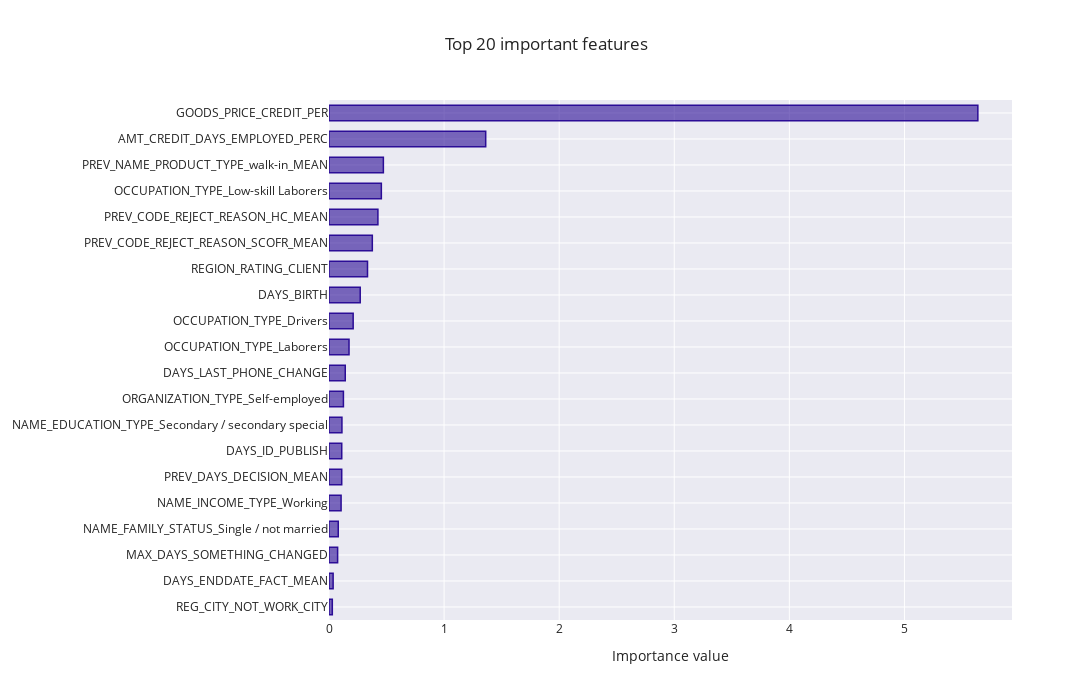

The notebook cell this image was saved under:
### Code cell
# Feature importance for model
feature_importance_plot(pipe[-1].coef_[0],train,
                        (LOG,run,'Modele/[Out of bag]/')
                       )

### Figure 1 — Plotly figure (JSON) as saved in the notebook; plotly's stock layout.template omitted (floating-point values rounded to 4 significant figures)
{"data": [{"marker": {"color": "rgba(43, 13, 150, 0.6)", "line": {"color": "rgba(43, 13, 150, 1.0)", "width": 1.5}}, "orientation": "h", "type": "bar", "x": [0.0288, 0.03581, 0.07486, 0.08045, 0.105, 0.1105, 0.1107, 0.1123, 0.1253, 0.1412, 0.174, 0.2099, 0.2713, 0.3346, 0.3764, 0.4249, 0.4548, 0.4724, 1.361, 5.638], "y": ["REG_CITY_NOT_WORK_CITY", "DAYS_ENDDATE_FACT_MEAN", "MAX_DAYS_SOMETHING_CHANGED", "NAME_FAMILY_STATUS_Single / not married", "NAME_INCOME_TYPE_Working", "PREV_DAYS_DECISION_MEAN", "DAYS_ID_PUBLISH", "NAME_EDUCATION_TYPE_Secondary / secondary special", "ORGANIZATION_TYPE_Self-employed", "DAYS_LAST_PHONE_CHANGE", "OCCUPATION_TYPE_Laborers", "OCCUPATION_TYPE_Drivers", "DAYS_BIRTH", "REGION_RATING_CLIENT", "PREV_CODE_REJECT_REASON_SCOFR_MEAN", "PREV_CODE_REJECT_REASON_HC_MEAN", "OCCUPATION_TYPE_Low-skill Laborers", "PREV_NAME_PRODUCT_TYPE_walk-in_MEAN", "AMT_CREDIT_DAYS_EMPLOYED_PERC", "GOODS_PRICE_CREDIT_PER"]}], "layout": {"autosize": false, "bargap": 0.4, "height": 700, "title": {"text": "Top 20 important features"}, "width": 1300, "xaxis": {"autorange": true, "range": [0, 5.934], "title": {"text": "Importance value"}, "type": "linear"}, "yaxis": {"automargin": true, "autorange": true, "range": [-0.5, 19.5], "type": "category"}}}
